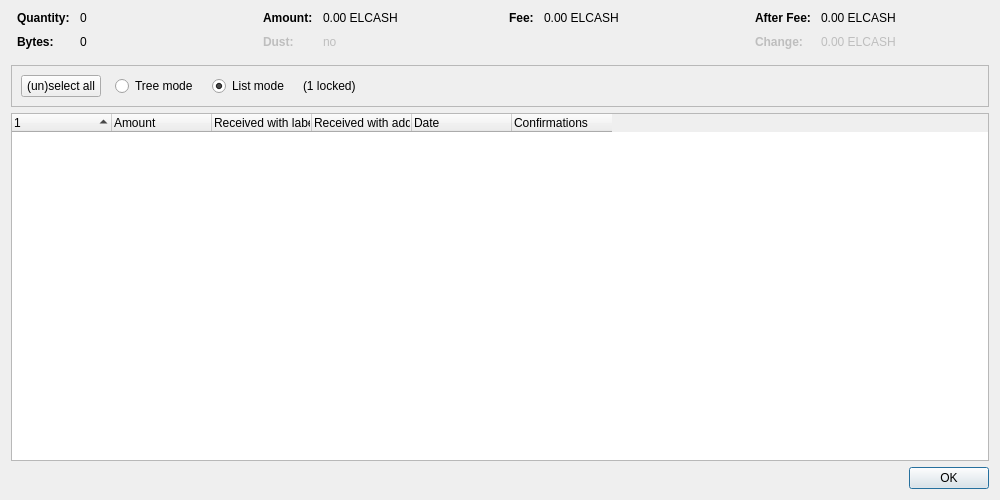
<?xml version="1.0" encoding="UTF-8"?>
<ui version="4.0">
 <class>CoinControlDialog</class>
 <widget class="QDialog" name="CoinControlDialog">
  <property name="geometry">
   <rect>
    <x>0</x>
    <y>0</y>
    <width>1000</width>
    <height>500</height>
   </rect>
  </property>
  <property name="windowTitle">
   <string>Coin Selection</string>
  </property>
  <layout class="QVBoxLayout" name="verticalLayout">
   <item>
    <layout class="QHBoxLayout" name="horizontalLayoutTop" stretch="0,0,0,0">
     <property name="topMargin">
      <number>0</number>
     </property>
     <property name="bottomMargin">
      <number>10</number>
     </property>
     <item>
      <layout class="QFormLayout" name="formLayoutCoinControl1">
       <property name="horizontalSpacing">
        <number>10</number>
       </property>
       <property name="verticalSpacing">
        <number>10</number>
       </property>
       <property name="leftMargin">
        <number>6</number>
       </property>
       <property name="rightMargin">
        <number>6</number>
       </property>
       <item row="0" column="0">
        <widget class="QLabel" name="labelCoinControlQuantityText">
         <property name="font">
          <font>
           <weight>75</weight>
           <bold>true</bold>
          </font>
         </property>
         <property name="text">
          <string>Quantity:</string>
         </property>
        </widget>
       </item>
       <item row="0" column="1">
        <widget class="QLabel" name="labelCoinControlQuantity">
         <property name="cursor">
          <cursorShape>IBeamCursor</cursorShape>
         </property>
         <property name="contextMenuPolicy">
          <enum>Qt::ActionsContextMenu</enum>
         </property>
         <property name="text">
          <string notr="true">0</string>
         </property>
         <property name="textInteractionFlags">
          <set>Qt::LinksAccessibleByMouse|Qt::TextSelectableByKeyboard|Qt::TextSelectableByMouse</set>
         </property>
        </widget>
       </item>
       <item row="1" column="0">
        <widget class="QLabel" name="labelCoinControlBytesText">
         <property name="font">
          <font>
           <weight>75</weight>
           <bold>true</bold>
          </font>
         </property>
         <property name="text">
          <string>Bytes:</string>
         </property>
        </widget>
       </item>
       <item row="1" column="1">
        <widget class="QLabel" name="labelCoinControlBytes">
         <property name="cursor">
          <cursorShape>IBeamCursor</cursorShape>
         </property>
         <property name="contextMenuPolicy">
          <enum>Qt::ActionsContextMenu</enum>
         </property>
         <property name="text">
          <string notr="true">0</string>
         </property>
         <property name="textInteractionFlags">
          <set>Qt::LinksAccessibleByMouse|Qt::TextSelectableByKeyboard|Qt::TextSelectableByMouse</set>
         </property>
        </widget>
       </item>
      </layout>
     </item>
     <item>
      <layout class="QFormLayout" name="formLayoutCoinControl2">
       <property name="horizontalSpacing">
        <number>10</number>
       </property>
       <property name="verticalSpacing">
        <number>10</number>
       </property>
       <property name="leftMargin">
        <number>6</number>
       </property>
       <property name="rightMargin">
        <number>6</number>
       </property>
       <item row="0" column="0">
        <widget class="QLabel" name="labelCoinControlAmountText">
         <property name="font">
          <font>
           <weight>75</weight>
           <bold>true</bold>
          </font>
         </property>
         <property name="text">
          <string>Amount:</string>
         </property>
        </widget>
       </item>
       <item row="0" column="1">
        <widget class="QLabel" name="labelCoinControlAmount">
         <property name="cursor">
          <cursorShape>IBeamCursor</cursorShape>
         </property>
         <property name="contextMenuPolicy">
          <enum>Qt::ActionsContextMenu</enum>
         </property>
         <property name="text">
          <string notr="true">0.00 ELCASH</string>
         </property>
         <property name="textInteractionFlags">
          <set>Qt::LinksAccessibleByMouse|Qt::TextSelectableByKeyboard|Qt::TextSelectableByMouse</set>
         </property>
        </widget>
       </item>
       <item row="1" column="0">
        <widget class="QLabel" name="labelCoinControlLowOutputText">
         <property name="enabled">
          <bool>false</bool>
         </property>
         <property name="font">
          <font>
           <weight>75</weight>
           <bold>true</bold>
          </font>
         </property>
         <property name="text">
          <string>Dust:</string>
         </property>
        </widget>
       </item>
       <item row="1" column="1">
        <widget class="QLabel" name="labelCoinControlLowOutput">
         <property name="enabled">
          <bool>false</bool>
         </property>
         <property name="cursor">
          <cursorShape>IBeamCursor</cursorShape>
         </property>
         <property name="contextMenuPolicy">
          <enum>Qt::ActionsContextMenu</enum>
         </property>
         <property name="text">
          <string notr="true">no</string>
         </property>
         <property name="textInteractionFlags">
          <set>Qt::LinksAccessibleByMouse|Qt::TextSelectableByKeyboard|Qt::TextSelectableByMouse</set>
         </property>
        </widget>
       </item>
      </layout>
     </item>
     <item>
      <layout class="QFormLayout" name="formLayoutCoinControl3">
       <property name="horizontalSpacing">
        <number>10</number>
       </property>
       <property name="verticalSpacing">
        <number>10</number>
       </property>
       <property name="leftMargin">
        <number>6</number>
       </property>
       <property name="rightMargin">
        <number>6</number>
       </property>
       <item row="0" column="0">
        <widget class="QLabel" name="labelCoinControlFeeText">
         <property name="font">
          <font>
           <weight>75</weight>
           <bold>true</bold>
          </font>
         </property>
         <property name="text">
          <string>Fee:</string>
         </property>
        </widget>
       </item>
       <item row="0" column="1">
        <widget class="QLabel" name="labelCoinControlFee">
         <property name="cursor">
          <cursorShape>IBeamCursor</cursorShape>
         </property>
         <property name="contextMenuPolicy">
          <enum>Qt::ActionsContextMenu</enum>
         </property>
         <property name="text">
          <string notr="true">0.00 ELCASH</string>
         </property>
         <property name="textInteractionFlags">
          <set>Qt::LinksAccessibleByMouse|Qt::TextSelectableByKeyboard|Qt::TextSelectableByMouse</set>
         </property>
        </widget>
       </item>
      </layout>
     </item>
     <item>
      <layout class="QFormLayout" name="formLayoutCoinControl4">
       <property name="horizontalSpacing">
        <number>10</number>
       </property>
       <property name="verticalSpacing">
        <number>10</number>
       </property>
       <property name="leftMargin">
        <number>6</number>
       </property>
       <property name="rightMargin">
        <number>6</number>
       </property>
       <item row="0" column="0">
        <widget class="QLabel" name="labelCoinControlAfterFeeText">
         <property name="font">
          <font>
           <weight>75</weight>
           <bold>true</bold>
          </font>
         </property>
         <property name="text">
          <string>After Fee:</string>
         </property>
        </widget>
       </item>
       <item row="0" column="1">
        <widget class="QLabel" name="labelCoinControlAfterFee">
         <property name="cursor">
          <cursorShape>IBeamCursor</cursorShape>
         </property>
         <property name="contextMenuPolicy">
          <enum>Qt::ActionsContextMenu</enum>
         </property>
         <property name="text">
          <string notr="true">0.00 ELCASH</string>
         </property>
         <property name="textInteractionFlags">
          <set>Qt::LinksAccessibleByMouse|Qt::TextSelectableByKeyboard|Qt::TextSelectableByMouse</set>
         </property>
        </widget>
       </item>
       <item row="1" column="0">
        <widget class="QLabel" name="labelCoinControlChangeText">
         <property name="enabled">
          <bool>false</bool>
         </property>
         <property name="font">
          <font>
           <weight>75</weight>
           <bold>true</bold>
          </font>
         </property>
         <property name="text">
          <string>Change:</string>
         </property>
        </widget>
       </item>
       <item row="1" column="1">
        <widget class="QLabel" name="labelCoinControlChange">
         <property name="enabled">
          <bool>false</bool>
         </property>
         <property name="cursor">
          <cursorShape>IBeamCursor</cursorShape>
         </property>
         <property name="contextMenuPolicy">
          <enum>Qt::ActionsContextMenu</enum>
         </property>
         <property name="text">
          <string notr="true">0.00 ELCASH</string>
         </property>
         <property name="textInteractionFlags">
          <set>Qt::LinksAccessibleByMouse|Qt::TextSelectableByKeyboard|Qt::TextSelectableByMouse</set>
         </property>
        </widget>
       </item>
      </layout>
     </item>
    </layout>
   </item>
   <item>
    <widget class="QFrame" name="frame">
     <property name="minimumSize">
      <size>
       <width>0</width>
       <height>40</height>
      </size>
     </property>
     <property name="frameShape">
      <enum>QFrame::StyledPanel</enum>
     </property>
     <property name="frameShadow">
      <enum>QFrame::Sunken</enum>
     </property>
     <layout class="QHBoxLayout" name="horizontalLayout">
      <item>
       <layout class="QHBoxLayout" name="horizontalLayoutPanel" stretch="0,0,0,0,0">
        <property name="spacing">
         <number>14</number>
        </property>
        <item>
         <widget class="QPushButton" name="pushButtonSelectAll">
          <property name="sizePolicy">
           <sizepolicy hsizetype="Maximum" vsizetype="Fixed">
            <horstretch>0</horstretch>
            <verstretch>0</verstretch>
           </sizepolicy>
          </property>
          <property name="text">
           <string>(un)select all</string>
          </property>
          <property name="autoDefault">
           <bool>false</bool>
          </property>
         </widget>
        </item>
        <item>
         <widget class="QRadioButton" name="radioTreeMode">
          <property name="sizePolicy">
           <sizepolicy hsizetype="Maximum" vsizetype="Fixed">
            <horstretch>0</horstretch>
            <verstretch>0</verstretch>
           </sizepolicy>
          </property>
          <property name="text">
           <string>Tree mode</string>
          </property>
         </widget>
        </item>
        <item>
         <widget class="QRadioButton" name="radioListMode">
          <property name="sizePolicy">
           <sizepolicy hsizetype="Maximum" vsizetype="Fixed">
            <horstretch>0</horstretch>
            <verstretch>0</verstretch>
           </sizepolicy>
          </property>
          <property name="text">
           <string>List mode</string>
          </property>
          <property name="checked">
           <bool>true</bool>
          </property>
         </widget>
        </item>
        <item>
         <widget class="QLabel" name="labelLocked">
          <property name="text">
           <string notr="true">(1 locked)</string>
          </property>
         </widget>
        </item>
        <item>
         <spacer name="horizontalSpacer">
          <property name="orientation">
           <enum>Qt::Horizontal</enum>
          </property>
          <property name="sizeHint" stdset="0">
           <size>
            <width>40</width>
            <height>20</height>
           </size>
          </property>
         </spacer>
        </item>
       </layout>
      </item>
     </layout>
    </widget>
   </item>
   <item>
    <widget class="CoinControlTreeWidget" name="treeWidget">
     <property name="contextMenuPolicy">
      <enum>Qt::CustomContextMenu</enum>
     </property>
     <property name="sortingEnabled">
      <bool>false</bool>
     </property>
     <property name="columnCount">
      <number>6</number>
     </property>
     <attribute name="headerShowSortIndicator" stdset="0">
      <bool>true</bool>
     </attribute>
     <attribute name="headerStretchLastSection">
      <bool>false</bool>
     </attribute>
     <column>
      <property name="text">
       <string/>
      </property>
     </column>
     <column>
      <property name="text">
       <string>Amount</string>
      </property>
     </column>
     <column>
      <property name="text">
       <string>Received with label</string>
      </property>
     </column>
     <column>
      <property name="text">
       <string>Received with address</string>
      </property>
     </column>
     <column>
      <property name="text">
       <string>Date</string>
      </property>
     </column>
     <column>
      <property name="text">
       <string>Confirmations</string>
      </property>
      <property name="toolTip">
       <string>Confirmed</string>
      </property>
     </column>
     <column>
      <property name="text">
       <string/>
      </property>
     </column>
     <column>
      <property name="text">
       <string/>
      </property>
     </column>
     <column>
      <property name="text">
       <string/>
      </property>
     </column>
     <column>
      <property name="text">
       <string/>
      </property>
     </column>
    </widget>
   </item>
   <item>
    <widget class="QDialogButtonBox" name="buttonBox">
     <property name="orientation">
      <enum>Qt::Horizontal</enum>
     </property>
     <property name="standardButtons">
      <set>QDialogButtonBox::Ok</set>
     </property>
    </widget>
   </item>
  </layout>
 </widget>
 <customwidgets>
  <customwidget>
   <class>CoinControlTreeWidget</class>
   <extends>QTreeWidget</extends>
   <header>qt/coincontroltreewidget.h</header>
  </customwidget>
 </customwidgets>
 <resources/>
 <connections/>
</ui>
